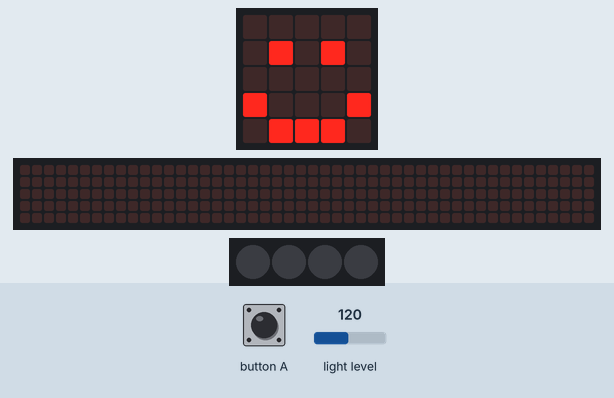
Simulated run of this program. Board: BBC micro:bit (MakeCode). Parts: the board's 5×5 LED display, a strip that is not on the board, showing the scrolling text unrolled, 4 RGB LEDs in strip order, left to right. Inputs (shaded band) come from the test bench; at power-on: light level 120. Dim RGB values are drawn brighter than linear; the 48×5 strip is a reading aid, not a part: it shows the text the display is scrolling, unrolled, one strip-width of it at a time.

Above: at 1.8 s.
1.9 s: button A pressed for 0.15 s
2.6 s: button A pressed for 0.15 s
At 2.8 s:
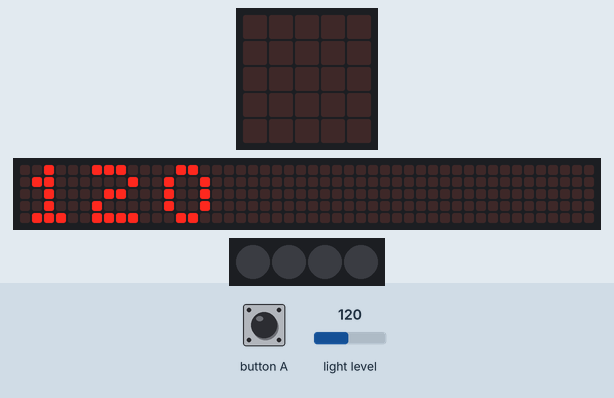
3.3 s: light level set to 5
At 3.32 s:
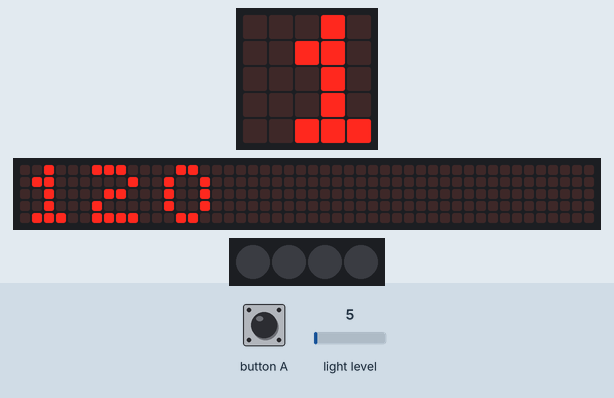
6.3 s: light level set to 64
At 8.12 s:
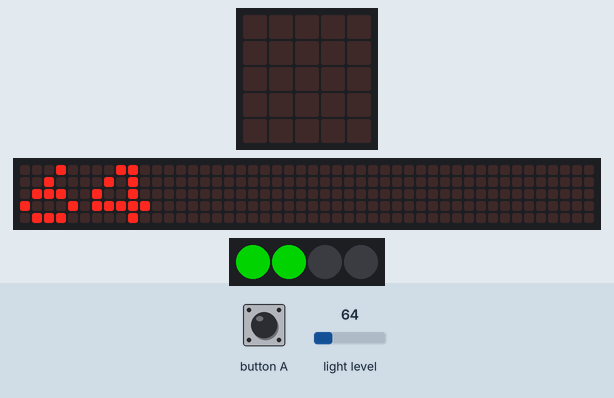
Timing chart, 0 to 9.6 s (numbered marks = the images above; inputs shaded):
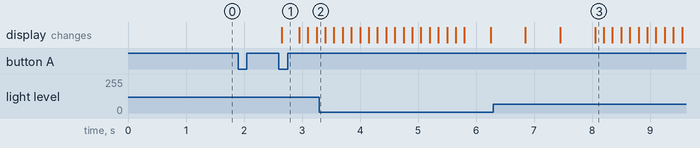

Measured:
- after the input at 1.9 s, every drawn part: stays the same
- after the input at 6.3 s, the display: first differs from a run without the input after 1.8 s (image 3)

The program:

main.ts
```typescript
// (licence header left out)
// variables
let lightLevelOfMicrobit: number = 0
let xandersNeopixelStrip: neopixel.Strip = null

// setup
basic.clearScreen()
lightLevelOfMicrobit = input.lightLevel()
xandersNeopixelStrip = neopixel.create(DigitalPin.P16, 4, NeoPixelMode.RGB)
xandersNeopixelStrip.setPixelColor(0, neopixel.colors(NeoPixelColors.Black))
xandersNeopixelStrip.setPixelColor(1, neopixel.colors(NeoPixelColors.Black))
xandersNeopixelStrip.setPixelColor(2, neopixel.colors(NeoPixelColors.Black))
xandersNeopixelStrip.setPixelColor(3, neopixel.colors(NeoPixelColors.Black))
xandersNeopixelStrip.show()
basic.showIcon(IconNames.Happy)

input.onButtonPressed(Button.A, function () {
    // get light level
    lightLevelOfMicrobit = input.lightLevel()
    basic.showIcon(IconNames.Happy)
    basic.clearScreen()
    basic.showString("" + lightLevelOfMicrobit.toString())

    // checks lightLevel and turns on neopixels
    if (lightLevelOfMicrobit <= 51) {
        xandersNeopixelStrip = neopixel.create(DigitalPin.P16, 4, NeoPixelMode.RGB)
        xandersNeopixelStrip.setPixelColor(0, neopixel.colors(NeoPixelColors.Black))
        xandersNeopixelStrip.show()
        basic.showIcon(IconNames.Yes)
    }

    if (lightLevelOfMicrobit > 52) {
        // turns on one neopixel
        xandersNeopixelStrip = neopixel.create(DigitalPin.P16, 4, NeoPixelMode.RGB)
        xandersNeopixelStrip.setPixelColor(0, neopixel.colors(NeoPixelColors.Green))
        xandersNeopixelStrip.show()
        basic.showIcon(IconNames.Yes)
    }

    if (lightLevelOfMicrobit > 104) {
        // turns on two neopixels
        xandersNeopixelStrip = neopixel.create(DigitalPin.P16, 4, NeoPixelMode.RGB)
        xandersNeopixelStrip.setPixelColor(0, neopixel.colors(NeoPixelColors.Green))
        xandersNeopixelStrip.setPixelColor(1, neopixel.colors(NeoPixelColors.Green))
        xandersNeopixelStrip.show()
        basic.showIcon(IconNames.Yes)
    }

    if (lightLevelOfMicrobit > 156) {
        // turns on three neopixels
        xandersNeopixelStrip = neopixel.create(DigitalPin.P16, 4, NeoPixelMode.RGB)
        xandersNeopixelStrip.setPixelColor(0, neopixel.colors(NeoPixelColors.Green))
        xandersNeopixelStrip.setPixelColor(1, neopixel.colors(NeoPixelColors.Green))
        xandersNeopixelStrip.setPixelColor(2, neopixel.colors(NeoPixelColors.Green))
        xandersNeopixelStrip.show()
        basic.showIcon(IconNames.Yes)
    }

    if (lightLevelOfMicrobit > 208) {
        // turns on four neopixels
        xandersNeopixelStrip = neopixel.create(DigitalPin.P16, 4, NeoPixelMode.RGB)
        xandersNeopixelStrip.setPixelColor(0, neopixel.colors(NeoPixelColors.Green))
        xandersNeopixelStrip.setPixelColor(1, neopixel.colors(NeoPixelColors.Green))
        xandersNeopixelStrip.setPixelColor(2, neopixel.colors(NeoPixelColors.Green))
        xandersNeopixelStrip.setPixelColor(3, neopixel.colors(NeoPixelColors.Green))
        xandersNeopixelStrip.show()
        basic.showIcon(IconNames.Yes)
    }

})
```
